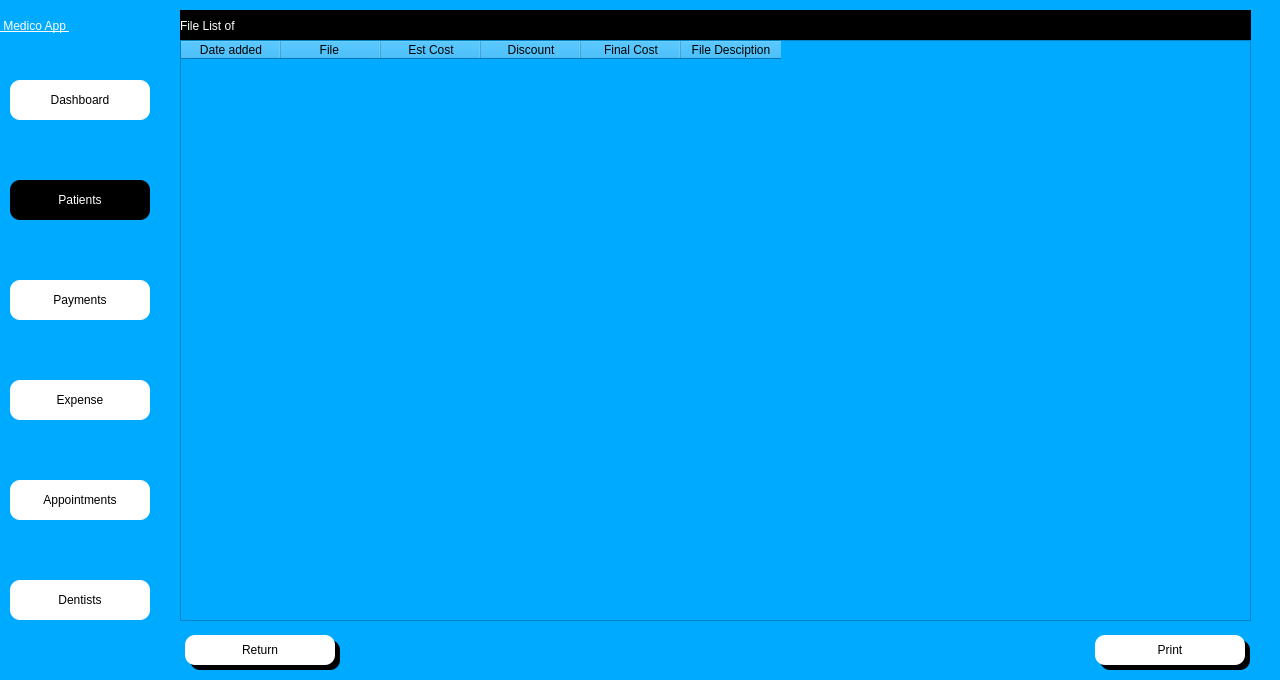
<?xml version="1.0" encoding="UTF-8"?>
<ui version="4.0">
 <class>Dialog</class>
 <widget class="QDialog" name="Dialog">
  <property name="geometry">
   <rect>
    <x>0</x>
    <y>0</y>
    <width>1280</width>
    <height>680</height>
   </rect>
  </property>
  <property name="windowTitle">
   <string>Dialog</string>
  </property>
  <property name="styleSheet">
   <string notr="true">background-color: rgb(0, 170, 255);</string>
  </property>
  <widget class="QWidget" name="side_bar" native="true">
   <property name="geometry">
    <rect>
     <x>0</x>
     <y>0</y>
     <width>160</width>
     <height>681</height>
    </rect>
   </property>
   <property name="styleSheet">
    <string notr="true">
background-color: rgba(170, 170, 255,.5);
</string>
   </property>
   <widget class="QPushButton" name="dash_btn">
    <property name="geometry">
     <rect>
      <x>10</x>
      <y>80</y>
      <width>140</width>
      <height>40</height>
     </rect>
    </property>
    <property name="styleSheet">
     <string notr="true">QPushButton{


font:  14pt &quot;Segoe UI &quot;;
background-color: rgb(255, 255, 255);
border-top-left-radius:10px;
border-bottom-left-radius:10px;
border-top-right-radius:10px;
border-bottom-right-radius:10px;}
QPushButton:hover{
	background-color: rgb(161, 161, 161);
	color: rgb(255, 255, 255);
}
QPushButton:focus{
	background-color: rgb(161, 161, 161);
	color: rgb(255, 255, 255);
}</string>
    </property>
    <property name="text">
     <string>Dashboard</string>
    </property>
    <property name="icon">
     <iconset>
      <normaloff>../Medico_modern/dashboard.png</normaloff>../Medico_modern/dashboard.png</iconset>
    </property>
   </widget>
   <widget class="QPushButton" name="appointment_btn">
    <property name="geometry">
     <rect>
      <x>10</x>
      <y>480</y>
      <width>140</width>
      <height>40</height>
     </rect>
    </property>
    <property name="styleSheet">
     <string notr="true">QPushButton{


font:  14pt &quot;Segoe UI &quot;;
background-color: rgb(255, 255, 255);
border-top-left-radius:10px;
border-bottom-left-radius:10px;
border-top-right-radius:10px;
border-bottom-right-radius:10px;}
QPushButton:hover{
	background-color: rgb(161, 161, 161);
	color: rgb(255, 255, 255);
}
QPushButton:focus{
	background-color: rgb(161, 161, 161);
	color: rgb(255, 255, 255);
}</string>
    </property>
    <property name="text">
     <string>Appointments</string>
    </property>
    <property name="icon">
     <iconset>
      <normaloff>../Medico_modern/appointmentdownload (1).png</normaloff>../Medico_modern/appointmentdownload (1).png</iconset>
    </property>
   </widget>
   <widget class="QPushButton" name="dentist_btn">
    <property name="geometry">
     <rect>
      <x>10</x>
      <y>580</y>
      <width>140</width>
      <height>40</height>
     </rect>
    </property>
    <property name="styleSheet">
     <string notr="true">QPushButton{


font:  14pt &quot;Segoe UI &quot;;
background-color: rgb(255, 255, 255);
border-top-left-radius:10px;
border-bottom-left-radius:10px;
border-top-right-radius:10px;
border-bottom-right-radius:10px;}
QPushButton:hover{
	background-color: rgb(161, 161, 161);
	color: rgb(255, 255, 255);
}
QPushButton:focus{
	background-color: rgb(161, 161, 161);
	color: rgb(255, 255, 255);
}</string>
    </property>
    <property name="text">
     <string>Dentists</string>
    </property>
    <property name="icon">
     <iconset>
      <normaloff>../Medico_modern/dentistimages.png</normaloff>../Medico_modern/dentistimages.png</iconset>
    </property>
   </widget>
   <widget class="QPushButton" name="payment_btn">
    <property name="geometry">
     <rect>
      <x>10</x>
      <y>280</y>
      <width>140</width>
      <height>40</height>
     </rect>
    </property>
    <property name="styleSheet">
     <string notr="true">QPushButton{


font:  14pt &quot;Segoe UI &quot;;
background-color: rgb(255, 255, 255);
border-top-left-radius:10px;
border-bottom-left-radius:10px;
border-top-right-radius:10px;
border-bottom-right-radius:10px;}
QPushButton:hover{
	background-color: rgb(161, 161, 161);
	color: rgb(255, 255, 255);
}
QPushButton:focus{
	background-color: rgb(161, 161, 161);
	color: rgb(255, 255, 255);
}</string>
    </property>
    <property name="text">
     <string>Payments</string>
    </property>
    <property name="icon">
     <iconset>
      <normaloff>../Medico_modern/billingdownload (1).png</normaloff>../Medico_modern/billingdownload (1).png</iconset>
    </property>
   </widget>
   <widget class="QPushButton" name="expense_btn">
    <property name="geometry">
     <rect>
      <x>10</x>
      <y>380</y>
      <width>140</width>
      <height>40</height>
     </rect>
    </property>
    <property name="styleSheet">
     <string notr="true">QPushButton{


font:  14pt &quot;Segoe UI &quot;;
background-color: rgb(255, 255, 255);
border-top-left-radius:10px;
border-bottom-left-radius:10px;
border-top-right-radius:10px;
border-bottom-right-radius:10px;}
QPushButton:hover{
	background-color: rgb(161, 161, 161);
	color: rgb(255, 255, 255);
}
QPushButton:focus{
	background-color: rgb(161, 161, 161);
	color: rgb(255, 255, 255);
}</string>
    </property>
    <property name="text">
     <string>Expense</string>
    </property>
    <property name="icon">
     <iconset>
      <normaloff>../Medico_modern/billingdownload (1).png</normaloff>../Medico_modern/billingdownload (1).png</iconset>
    </property>
   </widget>
   <widget class="QLabel" name="label_4">
    <property name="geometry">
     <rect>
      <x>0</x>
      <y>0</y>
      <width>161</width>
      <height>51</height>
     </rect>
    </property>
    <property name="styleSheet">
     <string notr="true">font: 20pt &quot;MS Shell Dlg 2&quot;;
font: 75 20pt &quot;MS Shell Dlg 2&quot;;
text-decoration: underline;
font: 22pt &quot;MS Shell Dlg 2&quot;;
background-color: rgba(255, 255, 255,0);
color: rgb(255, 255, 255);
</string>
    </property>
    <property name="text">
     <string> Medico App </string>
    </property>
   </widget>
  </widget>
  <widget class="QPushButton" name="patient_btn">
   <property name="geometry">
    <rect>
     <x>10</x>
     <y>180</y>
     <width>140</width>
     <height>40</height>
    </rect>
   </property>
   <property name="styleSheet">
    <string notr="true">
QPushButton{


font:  14pt &quot;Segoe UI &quot;;
background-color: rgb(255, 255, 255);
border-top-left-radius:10px;
border-bottom-left-radius:10px;
border-top-right-radius:10px;
border-bottom-right-radius:10px;

	background-color: rgb(0, 0, 0);
	color: rgb(255, 255, 255);
}

QPushButton:hover{
	background-color: rgb(161, 161, 161);
	color: rgb(255, 255, 255);
}
QPushButton:focus{
	background-color: rgb(0, 0, 0);
	color: rgb(255, 255, 255);
}
</string>
   </property>
   <property name="text">
    <string>Patients</string>
   </property>
   <property name="icon">
    <iconset>
     <normaloff>../Medico_modern/patientdownload .png</normaloff>../Medico_modern/patientdownload .png</iconset>
   </property>
  </widget>
  <widget class="QLabel" name="label">
   <property name="geometry">
    <rect>
     <x>0</x>
     <y>0</y>
     <width>1280</width>
     <height>720</height>
    </rect>
   </property>
   <property name="text">
    <string/>
   </property>
   <property name="pixmap">
    <pixmap>../Images/daniel-frank-wKbWAMlHgNo-unsplash.jpg</pixmap>
   </property>
   <property name="scaledContents">
    <bool>true</bool>
   </property>
  </widget>
  <widget class="QLabel" name="files_list">
   <property name="geometry">
    <rect>
     <x>180</x>
     <y>10</y>
     <width>1071</width>
     <height>31</height>
    </rect>
   </property>
   <property name="styleSheet">
    <string notr="true">
color: rgb(255, 255, 255);
background-color: rgb(0, 0, 0);

font:  14pt &quot;Segoe UI &quot;;</string>
   </property>
   <property name="text">
    <string>File List of</string>
   </property>
  </widget>
  <widget class="QTableWidget" name="files_table">
   <property name="geometry">
    <rect>
     <x>180</x>
     <y>40</y>
     <width>1071</width>
     <height>581</height>
    </rect>
   </property>
   <property name="focusPolicy">
    <enum>Qt::ClickFocus</enum>
   </property>
   <property name="styleSheet">
    <string notr="true">background-color: rgba(255, 255, 255,.85);
font:  12pt &quot;Segoe UI &quot;;</string>
   </property>
   <column>
    <property name="text">
     <string>Date added</string>
    </property>
   </column>
   <column>
    <property name="text">
     <string>File </string>
    </property>
   </column>
   <column>
    <property name="text">
     <string>Est Cost</string>
    </property>
   </column>
   <column>
    <property name="text">
     <string>Discount</string>
    </property>
   </column>
   <column>
    <property name="text">
     <string>Final Cost</string>
    </property>
   </column>
   <column>
    <property name="text">
     <string>File Desciption</string>
    </property>
   </column>
  </widget>
  <widget class="QPushButton" name="return_btn">
   <property name="geometry">
    <rect>
     <x>185</x>
     <y>635</y>
     <width>150</width>
     <height>30</height>
    </rect>
   </property>
   <property name="styleSheet">
    <string notr="true">QPushButton{


font:  14pt &quot;Segoe UI &quot;;
background-color: rgb(255, 255, 255);
border-top-left-radius:10px;
border-bottom-left-radius:10px;
border-top-right-radius:10px;
border-bottom-right-radius:10px;}
QPushButton:hover{
	background-color: rgb(161, 161, 161);
	color: rgb(255, 255, 255);
}
QPushButton:focus{
	background-color: rgb(161, 161, 161);
	color: rgb(255, 255, 255);
}</string>
   </property>
   <property name="text">
    <string>Return</string>
   </property>
  </widget>
  <widget class="QLabel" name="label_6">
   <property name="geometry">
    <rect>
     <x>190</x>
     <y>640</y>
     <width>150</width>
     <height>30</height>
    </rect>
   </property>
   <property name="styleSheet">
    <string notr="true">background-color: rgb(0, 0, 0);
font: 12pt &quot;MS Shell Dlg 2&quot;;
border-top-left-radius:10px;
border-bottom-left-radius:10px;
border-top-right-radius:10px;
border-bottom-right-radius:10px;
color: rgb(255, 255, 255);
</string>
   </property>
   <property name="text">
    <string/>
   </property>
  </widget>
  <widget class="QPushButton" name="print_btn">
   <property name="geometry">
    <rect>
     <x>1095</x>
     <y>635</y>
     <width>150</width>
     <height>30</height>
    </rect>
   </property>
   <property name="styleSheet">
    <string notr="true">QPushButton{


font:  14pt &quot;Segoe UI &quot;;
background-color: rgb(255, 255, 255);
border-top-left-radius:10px;
border-bottom-left-radius:10px;
border-top-right-radius:10px;
border-bottom-right-radius:10px;}
QPushButton:hover{
	background-color: rgb(161, 161, 161);
	color: rgb(255, 255, 255);
}
QPushButton:focus{
	background-color: rgb(161, 161, 161);
	color: rgb(255, 255, 255);
}</string>
   </property>
   <property name="text">
    <string>Print</string>
   </property>
  </widget>
  <widget class="QLabel" name="label_7">
   <property name="geometry">
    <rect>
     <x>1100</x>
     <y>640</y>
     <width>150</width>
     <height>30</height>
    </rect>
   </property>
   <property name="styleSheet">
    <string notr="true">background-color: rgb(0, 0, 0);
font: 12pt &quot;MS Shell Dlg 2&quot;;
border-top-left-radius:10px;
border-bottom-left-radius:10px;
border-top-right-radius:10px;
border-bottom-right-radius:10px;
color: rgb(255, 255, 255);
</string>
   </property>
   <property name="text">
    <string/>
   </property>
  </widget>
  <zorder>label</zorder>
  <zorder>side_bar</zorder>
  <zorder>patient_btn</zorder>
  <zorder>files_list</zorder>
  <zorder>files_table</zorder>
  <zorder>label_6</zorder>
  <zorder>return_btn</zorder>
  <zorder>label_7</zorder>
  <zorder>print_btn</zorder>
 </widget>
 <tabstops>
  <tabstop>patient_btn</tabstop>
  <tabstop>payment_btn</tabstop>
  <tabstop>expense_btn</tabstop>
  <tabstop>appointment_btn</tabstop>
  <tabstop>dentist_btn</tabstop>
  <tabstop>print_btn</tabstop>
  <tabstop>return_btn</tabstop>
  <tabstop>dash_btn</tabstop>
 </tabstops>
 <resources/>
 <connections/>
</ui>
